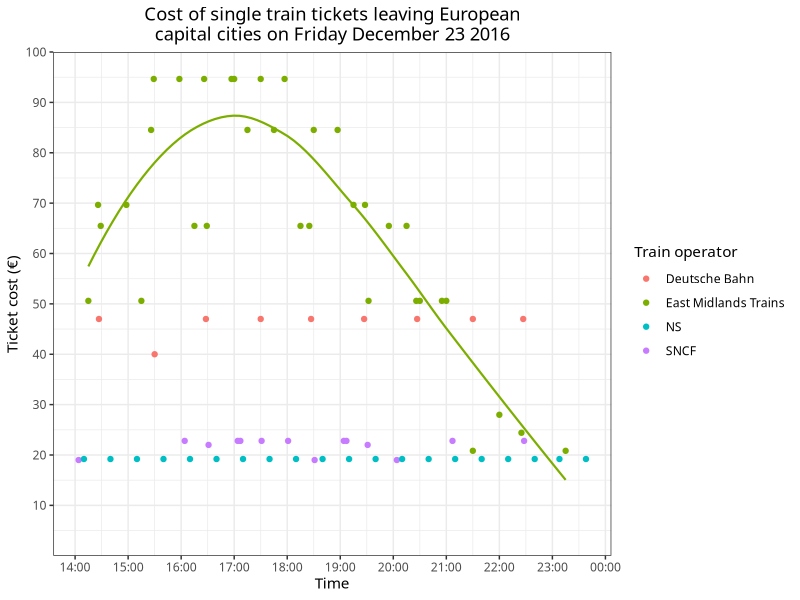

The R script that drew this image:
library(ggplot2)

trains <- read.csv('collected.csv')
trains$Time <- as.POSIXct(trains$Time, format = '%Y-%m-%dT%H:%M:%S')

p <- ggplot(trains, aes(x = Time, y = Cost))

completed <- p + geom_point(aes(color = Operator)) +
    geom_smooth(data = subset(trains, Operator == 'East Midlands Trains'),
                aes(group = Operator, color = Operator),
                method = 'loess', se = FALSE,
                size = 0.75, show.legend = FALSE) +
    scale_x_datetime(date_breaks = '1 hour',
                     date_labels = '%H:%M') +
    scale_y_continuous(limits = c(0, 100),
                       breaks = seq(10, 100, 10),
                       expand = c(0, 0)) +
    labs(title = paste('Cost of single train tickets',
                       'leaving European\ncapital cities',
                       'on Friday December 23 2016'),
         y = 'Ticket cost (€)',
         color = 'Train operator') +
    theme_bw(base_family = 'Source Sans Pro') +
    theme(plot.title = element_text(hjust = 0.5))

ggsave('plot.svg', plot = completed, device = 'svg',
       width = 8, height = 4, units = 'in')
